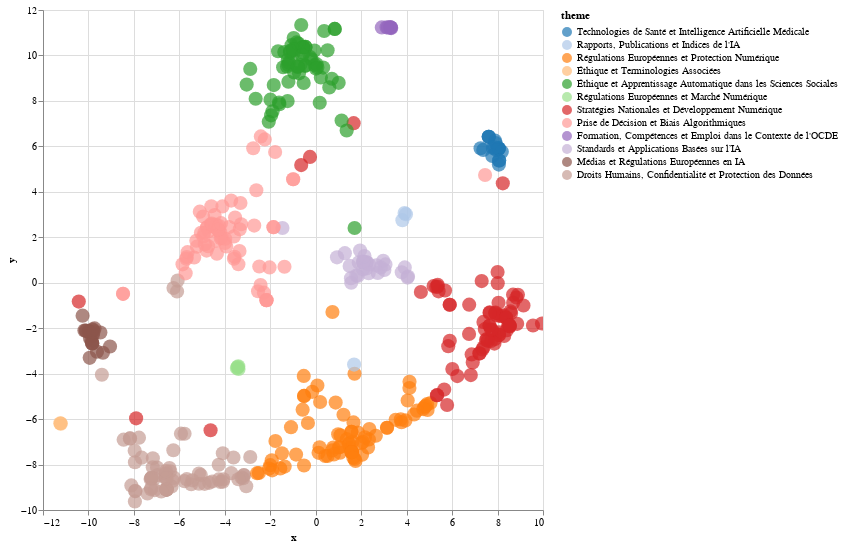

The cell this chart's notebook holds for it:
### Code cell
# Liste des titres des thèmes
theme_titles = [
    "Technologies de Santé et Intelligence Artificielle Médicale",
    "Rapports, Publications et Indices de l'IA",
    "Régulations Européennes et Protection Numérique",
    "Éthique et Terminologies Associées",
    "Éthique et Apprentissage Automatique dans les Sciences Sociales",
    "Régulations Européennes et Marché Numérique",
    "Stratégies Nationales et Développement Numérique",
    "Prise de Décision et Biais Algorithmiques",
    "Formation, Compétences et Emploi dans le Contexte de l'OCDE",
    "Standards et Applications Basées sur l’IA",
    "Médias et Régulations Européennes en IA",
    "Droits Humains, Confidentialité et Protection des Données"
]


# Mappez les indices des topics aux titres
data_th = pd.DataFrame({
    'x': docs_tsne_th[:, 0],
    'y': docs_tsne_th[:, 1],
    'theme': [theme_titles[t] for t in dominant_topics],  # Remplace les indices par les titres
    'title': df["Name of the document"]
})

# Visualisation avec Altair
alt.data_transformers.disable_max_rows()
alt.Chart(data_th).mark_circle(size=200).encode(
    x="x", 
    y="y", 
    color=alt.Color('theme:N', scale=alt.Scale(scheme='category20'), sort=theme_titles), 
    tooltip=['title']  # Affiche les titres dans le tooltip
).interactive().properties(
    width=500,
    height=500
).configure_legend(
    labelLimit=400
)

### Figure 1 — Vega-Lite specification as saved in the notebook (floating-point values rounded to 4 significant figures; data arrays with more than 128 entries replaced by an {"elided": "..."} marker saying what was removed)
{"config": {"view": {"continuousWidth": 300, "continuousHeight": 300}, "legend": {"labelLimit": 400}}, "data": {"name": "data-4a9a2e5da0126e18b8ec748212ea946f"}, "mark": {"type": "circle", "size": 200}, "encoding": {"color": {"field": "theme", "scale": {"scheme": "category20"}, "sort": ["Technologies de Santé et Intelligence Artificielle Médicale", "Rapports, Publications et Indices de l'IA", "Régulations Européennes et Protection Numérique", "Éthique et Terminologies Associées", "Éthique et Apprentissage Automatique dans les Sciences Sociales", "Régulations Européennes et Marché Numérique", "Stratégies Nationales et Développement Numérique", "Prise de Décision et Biais Algorithmiques", "Formation, Compétences et Emploi dans le Contexte de l'OCDE", "Standards et Applications Basées sur l’IA", "Médias et Régulations Européennes en IA", "Droits Humains, Confidentialité et Protection des Données"], "type": "nominal"}, "tooltip": [{"field": "title", "type": "nominal"}], "x": {"field": "x", "type": "quantitative"}, "y": {"field": "y", "type": "quantitative"}}, "height": 500, "params": [{"name": "param_23", "select": {"type": "interval", "encodings": ["x", "y"]}, "bind": "scales"}], "width": 500, "$schema": "https://vega.github.io/schema/vega-lite/v5.20.1.json", "datasets": {"data-4a9a2e5da0126e18b8ec748212ea946f": {"elided": "457 records"}}}
